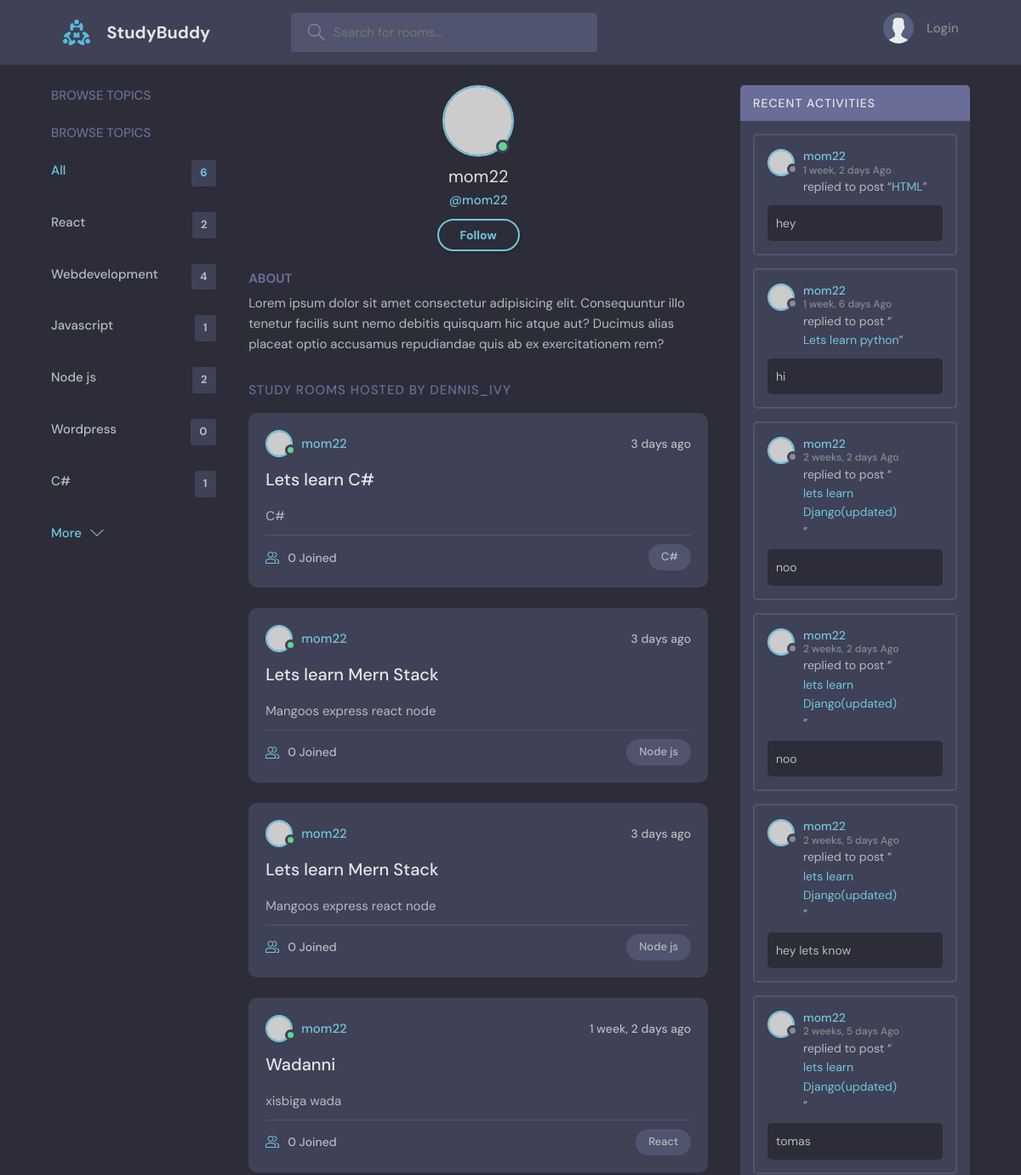
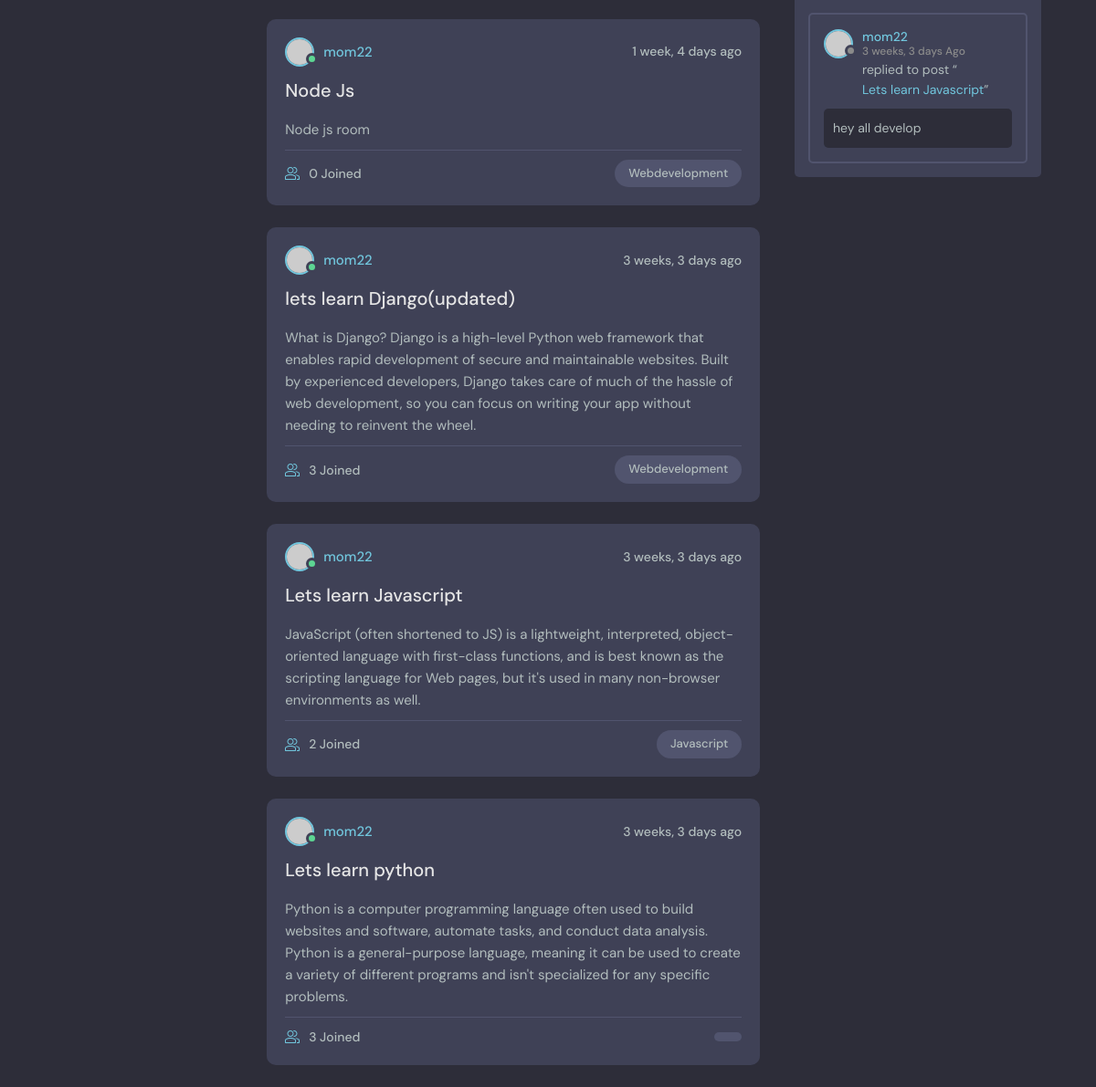
Page /profile/1/ on the committed database (2 pictures, top to bottom).
### base/models.py (models this page shows, shortened)
class Topic(models.Model):
    name= models.CharField(max_length=200)

class Room(models.Model):
    topic= models.ForeignKey(Topic, on_delete= models.SET_NULL, null= True)
    host= models.ForeignKey(User, on_delete= models.SET_NULL, null= True)
    name= models.CharField(max_length=100)
    description = models.TextField(null= True, blank= True)
    participants= models.ManyToManyField(User, related_name= 'participants', blank= True)
    updated= models.DateTimeField(auto_now= True)
    created= models.DateTimeField(auto_now_add= True)
    class Meta:
        ordering= ['-updated', '-created']
    def __str__(self):
        return self.name

class Message(models.Model):
    user= models.ForeignKey(User, on_delete= models.CASCADE, blank= True, null= True)
    room= models.ForeignKey(Room, on_delete= models.CASCADE)
    body= models.TextField()
    updated= models.DateTimeField(auto_now= True)
    created= models.DateTimeField(auto_now_add= True)
    class Meta:
        ordering= ['-updated', '-created']
    def __str__(self):
        return self.body[0:15]

### base/views.py (the view)
# urls.py: path('profile/<str:pk>/', views.userProfile, name= 'profile'),
def userProfile(request, pk):
    user= User.objects.get(id= pk)
    rooms= user.room_set.all()
    recent_messages= user.message_set.all()
    topics= Topic.objects.all()
    context= {'user': user, 'rooms': rooms, 'recent_messages': recent_messages, 'topics': topics}
    return render(request, 'base/profile.html', context)

### base/templates/base/profile.html
{% extends 'main.html'%}
{% block content %}
<main class="profile-page layout layout--3">
    <div class="container">
      <div class="topics">
        <div class="topics__header">
          <h2>Browse Topics</h2>
        </div>
        {% include 'base/topics_component.html'%}
      </div>
      <div class="roomList">
        <div class="profile">
          <div class="profile__avatar">
            <div class="avatar avatar--large active">
              <img src="https://randomuser.me/api/portraits/men/11.jpg" />
            </div>
          </div>
          <div class="profile__info">
            <h3>{{user.username}}</h3>
            <p>@{{user.username}}</p>
            {% if request.user == user%}
            <a href="{% url 'update_profile' %}" class="btn btn--main btn--pill">Edit Profile</a>
          {% else %}
          <a href="edit-user.html" class="btn btn--main btn--pill">Follow</a>
            {%endif%}
          </div>
          <div class="profile__about">
            <h3>About</h3>
            <p>
              Lorem ipsum dolor sit amet consectetur adipisicing elit. Consequuntur illo tenetur
              facilis sunt nemo debitis quisquam hic atque aut? Ducimus alias placeat optio
              accusamus repudiandae quis ab ex exercitationem rem?
            </p>
          </div>
        </div>
        <div class="roomList__header">
          <div>
            <h2>Study Rooms Hosted by dennis_ivy</a>
            </h2>
          </div>
        </div>
        {% include 'base/feed_component.html'%}
      </div>
      <div class="activities">
        <div class="activities__header">
          <h2>Recent Activities</h2>
        </div>
        {% include 'base/activaty.html'%}
      </div>
    </div>
  </main>
  {% endblock content %}

### templates/main.html (shortened to what this page needs)
<!DOCTYPE html>
{% load static %}
<html lang="en">
  <head>
    <link rel="stylesheet" href="{% static 'styles/style.css'%}" />
  </head>
  <body>
    {%include 'nav.html'%}
    {% block content %}
    {%endblock content%}
  </body>
</html>

### templates/nav.html (shortened to what this page needs)
{% load static %}
<header class="header header--loggedIn">
    <div class="container">
      <a href="{% url 'home'%}" class="header__logo">
        <img src="{% static 'images/logo.svg'%}" />
        <h1>StudyBuddy</h1>
      </a>
      <form class="header__search" method="get" action="{% url 'home' %}">
        <label>
          <input name='q' placeholder="Search for rooms..." />
        </label>
      </form>
      <nav class="header__menu">
        {% if request.user.is_authenticated%}
        <div class="header__user">
          <a href="{% url 'profile' user.id%}">
            <div class="avatar avatar--medium active">
              <img src="https://randomuser.me/api/portraits/men/37.jpg" />
            </div>
            <p>{{request.user}} <span>@{{request.user}}</span></p>
          </a>
          <button class="dropdown-button">
            <svg version="1.1" xmlns="http://www.w3.org/2000/svg" width="32" height="32" viewBox="0 0 32 32">
              <title>chevron-down</title>
              <path d="M16 21l-13-13h-3l16 16 16-16h-3l-13 13z"></path>
            </svg>
          </button>
        </div>
        {% else %}
        <a href="{% url 'login'%}">
          <img src="{% static './images/avatar.svg' %}" />
          <p>Login</p>
        </a>
        {%endif%}
      </nav>
    </div>
  </header>

### base/templates/base/topics_component.html
<div class="topics">
  <div class="topics__header">
    <h2>Browse Topics</h2>
  </div>
  <ul class="topics__list">
    <li>
      <a href="{% url 'home'%}" class="active">All <span>{{topics.count}}</span></a>
    </li>
    {% for topic in topics%}
    <li>
      <a href="{%url 'home' %}?q={{topic.name}}">{{topic.name}} <span>{{topic.room_set.all.count}}</span></a>
    </li>
    {%endfor%}
  </ul>
  <a class="btn btn--link" href="{% url 'topics' %}">
    More
    <svg version="1.1" xmlns="http://www.w3.org/2000/svg" width="32" height="32" viewBox="0 0 32 32">
      <title>chevron-down</title>
      <path d="M16 21l-13-13h-3l16 16 16-16h-3l-13 13z"></path>
    </svg>
  </a>
</div>

### base/templates/base/feed_component.html (shortened to what this page needs)
{%for room in rooms%}
        <div class="roomListRoom">
          <div class="roomListRoom__header">
            <a href="{% url 'profile' room.host.id %}" class="roomListRoom__author">
              <div class="avatar avatar--small active">
                <img src="https://randomuser.me/api/portraits/men/11.jpg" />
              </div>
              <span>{{room.host.username}}</span>
            </a>
            <div class="roomListRoom__actions">
              <span>{{room.created|timesince}} ago</span>
            </div>
          </div>
          <div class="roomListRoom__content">
            <a href="{% url 'room' room.id %}">{{room.name}}</a>
            <p>
              {{room.description}}
            </p>
          </div>
          <div class="roomListRoom__meta">
            <a class="roomListRoom__joined">
                 {{room.participants.all.count}} Joined
            </a>
            <p class="roomListRoom__topic">{{room.topic.name}}</p>
          </div>
        </div>
{%endfor%}

### base/templates/base/activaty.html (shortened to what this page needs)
        {% for message in recent_messages%}
        <div class="activities__box">
              <div class="activities__boxHeader roomListRoom__header">
                <a href="{% url 'profile' message.user.id%}" class="roomListRoom__author">
                  <div class="avatar avatar--small">
                    <img src="https://randomuser.me/api/portraits/women/11.jpg" />
                  </div>
                  <p>
                    {{message.user}}
                    <span>{{message.created|timesince}} Ago</span>
                  </p>
                </a>
              </div>
              <div class="activities__boxContent">
                <p>replied to post “<a href="{% url 'room' message.room.id%}">{{message.room}}</a>”</p>
                <div class="activities__boxRoomContent">
                     {{message}}
                </div>
              </div>
            </div>
        {% endfor %}

### rows in the picture
Topic: name "React", room_set.all.count "2"
Topic: name "Webdevelopment", room_set.all.count "4"
Topic: name "Javascript", room_set.all.count "1"
Topic: name "Node js", room_set.all.count "2"
Topic: name "Wordpress", room_set.all.count "0"
Topic: name "C#", room_set.all.count "1"
Room: host.username "mom22", created "3 days", name "Lets learn C#", description "C#", participants.all.count "0", topic.name "C#"
Room: host.username "mom22", created "3 days", name "Lets learn Mern Stack", description "Mangoos express react node", participants.all.count "0", topic.name "Node js"
Room: host.username "mom22", created "3 days", name "Lets learn Mern Stack", description "Mangoos express react node", participants.all.count "0", topic.name "Node js"
Room: host.username "mom22", created "1 week, 2 days", name "Wadanni", description "xisbiga wada", participants.all.count "0", topic.name "React"
Room: host.username "mom22", created "1 week, 4 days", name "Node Js", description "Node js room", participants.all.count "0", topic.name "Webdevelopment"
Room: host.username "mom22", created "3 weeks, 3 days", name "lets learn Django(updated)", description "What is Django? Django is a high-level Python web framework that enables rapid development of secure and maintainable websites. Built by experienced developers, Django takes care of much of the hassle of web development, so you can focus on writing your app without needing to reinvent the wheel.", participants.all.count "3", topic.name "Webdevelopment"
Room: host.username "mom22", created "3 weeks, 3 days", name "Lets learn Javascript", description "JavaScript (often shortened to JS) is a lightweight, interpreted, object-oriented language with first-class functions, and is best known as the scripting language for Web pages, but it's used in many non-browser environments as well.", participants.all.count "2", topic.name "Javascript"
Room: host.username "mom22", created "3 weeks, 3 days", name "Lets learn python", description "Python is a computer programming language often used to build websites and software, automate tasks, and conduct data analysis. Python is a general-purpose language, meaning it can be used to create a variety of different programs and isn't specialized for any specific problems.", participants.all.count "3"
Message: user "mom22", created "1 week, 2 days", room "HTML", body "hey"
Message: user "mom22", created "1 week, 6 days", room "Lets learn python", body "hi"
Message: user "mom22", created "2 weeks, 2 days", room "lets learn Django(updated)", body "noo"
Message: user "mom22", created "2 weeks, 2 days", room "lets learn Django(updated)", body "noo"
Message: user "mom22", created "2 weeks, 5 days", room "lets learn Django(updated)", body "hey lets know"
Message: user "mom22", created "2 weeks, 5 days", room "lets learn Django(updated)", body "tomas"
Message: user "mom22", created "3 weeks, 3 days", room "Lets learn Javascript", body "hey all develop"

### other values in the picture
{{ topics.count }} "6"
{{ user.username }} "mom22"
